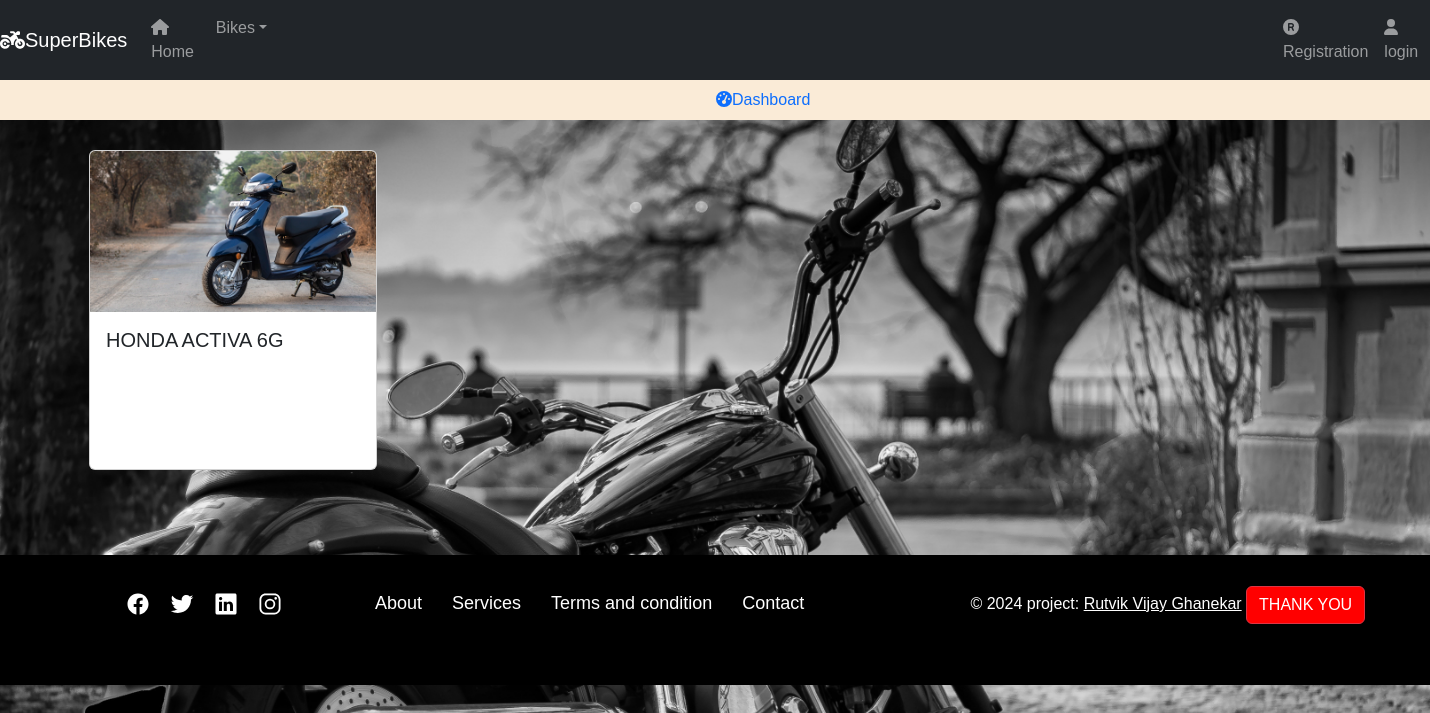
/activa_bike/, run on the app's committed database.
### BIKE/core/models.py (models this page shows, shortened)
class Bike(models.Model):
    CATEGORY_CHOICES = [
        ('SPORT_BIKE', 'sport_bike'),
        ('ELECTRIC_BIKE', 'electric_bike'),
        ('ELECTRIC_SCOTY', 'electric_scoty'),
        ('ROYAL_BIKE','royal_bike'),
        ('SHINE_BIKE','shine_bike'),
        ('UNICORN_BIKE','unicorn_bike'),
        ('ACTIVA_BIKE','activa_bike'),
        ('AVENGER_BIKE','avenger_bike'),
        ('DIO_BIKE','dio_bike')
    ]
    name = models.CharField(max_length=100)
    category = models.CharField(max_length=20, choices=CATEGORY_CHOICES)
    small_description=models.CharField(max_length=300)
    description=models.TextField()
    selling_price = models.IntegerField()
    discounted_price = models.IntegerField()
    bike_image =models.ImageField(upload_to='bike_images')  # As we are using image field we have to intall 'pillow'. And we have to Define MEDIA_URL in settings.py file so that all folder should save in media directory

### BIKE/core/views.py (the view)
# urls.py: path('activa_bike/',views.ActivaCategoriesView.as_view(),name='activabike'),
class ActivaCategoriesView(View):
    def get(self,request):
        activa_category = Bike.objects.filter(category='ACTIVA_BIKE')
        return render(request,'activa.html',{'activa_category':activa_category})

### BIKE/core/templates/activa.html (shortened to what this page needs)
{% extends "base.html" %}
{% block content %}
<div class="container  ">
    <div class="row">
        {% for dc in activa_category %}
        <div class="col-sm-4   ">
            <div class="card " style="width: 18rem; height:20rem">
                <a href="{% url "sportbikedetails" dc.id %}"><img class="card-img-top " src="{{dc.bike_image.url}}" alt="Card image cap"></a>
                <div class="card-body">
                  <h5 class="card-title">{{dc.name}}</h5>
                </div>
            </div>
        </div>
        {% endfor %}
    </div>
</div>
{% endblock content %}

### BIKE/core/static/css/main.css (style rules this page uses)
body { background-color: rgb(155, 147, 147) }
.card { margin: 0 auto; float: none; margin-bottom: 10px; }
.row { float: left; margin: 10px; }
body { font-family: 'Arial', sans-serif; background-color: #f8f9fa; margin: 0; padding: 0; }
.container { margin-top: 20px; }
.card { margin-bottom: 20px; }

### BIKE/core/templates/footer.html (style rules this page uses)
body { margin: 0; padding: 0; background-color: white; }
body { margin: 0; padding: 0; height: 100vh; display: flex; flex-direction: column; }

### data on the page
Bike: bike_image (picture), name "HONDA ACTIVA 6G"
